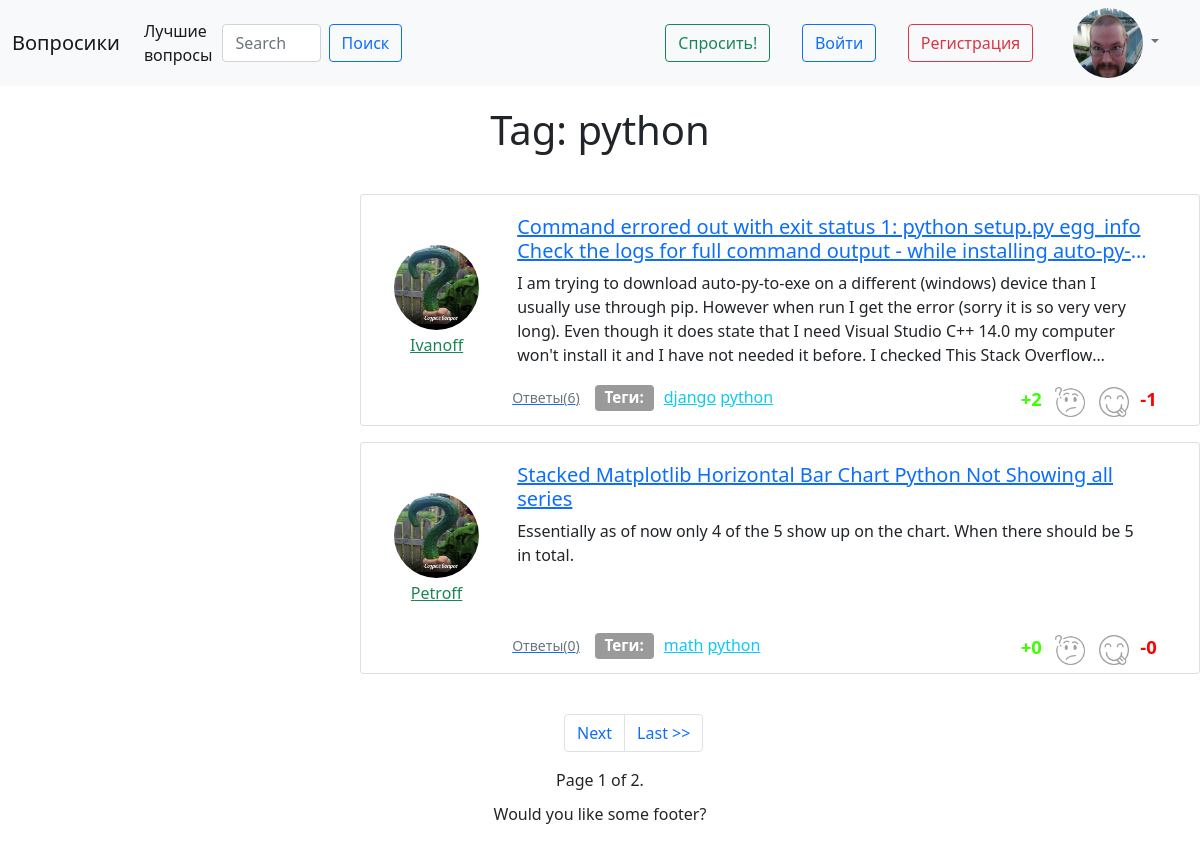
Page /tag/python on the committed database.
### app/models.py (models this page shows, shortened)
class Tag(models.Model):
    title = models.CharField(max_length=32, primary_key=True)
    objects = TagManager()
    def get_absolute_url(self):
        return reverse('tag', kwargs={'title': self.title})

class Question(models.Model):
    title = models.CharField(max_length=256)
    text = models.CharField(max_length=DEFAULT_TEXT_LENGTH)
    date_publish = models.TimeField(auto_now_add=True)
    tags = models.ManyToManyField(Tag, related_name='questions', related_query_name='question')
    author = models.ForeignKey(Profile, on_delete=models.CASCADE, related_name='questions', related_query_name='question')
    objects = QuestionManager()
    def get_absolute_url(self):
        return reverse('question', kwargs={'id': self.pk})
    def get_count_likes(self):
        return self.likes.filter(like_or_dislike=LikeQuestion.LIKE).count()
    def get_count_dislikes(self):
        return self.likes.filter(like_or_dislike=LikeQuestion.DISLIKE).count()

class Profile(models.Model):
    user = models.OneToOneField(User, on_delete=models.CASCADE)
    avatar = models.ImageField(upload_to='uploads/')
    objects = UserManager()

### app/views.py (the view)
# urls.py: path('tag/<str:title>', tag, name='tag')
def tag(request, title):
    tag_ = Tag.objects.filter(title=title).first()
    paginator = Paginator(tag_.questions.all(), 2)
    page_number = request.GET.get('page')
    questions = paginator.get_page(page_number)
    return render(request, 'tag.html', {'tag': tag_, 'page_obj': questions})

### templates/tag.html
{% extends "questions_page.html" %}
{% block title %}
    Tag: {{ tag.title }}
{% endblock %}

### templates/incl/question_card.html
{% load static %}
<div class="card mb-3" style="max-width: 540px;">
    <div class="row g-0">
        <div class="col-md-4" href="#">
            <a href="#">
                <img src="{% static "img/question_default_img.jpg" %}" class="img-fluid rounded-start avatar_on_question_card" alt="...">
            </a>
            <a class="link-success login_value" href="#">{{ question.author.user.username }}</a>
        </div>
        <div class="col-md-8">
            <div class="card-body question_texts">
                <h5 class="card-title"><a href="{{ question.get_absolute_url }}" class="question_title">{{ question.title }}</a></h5>
                <p class="card-text question_text">{{ question.text }}</p>
            </div>
            <a class="card-text answers" href="#"><small class="text-muted">Ответы({{ question.answers.count }})</small></a>
            <div class="badge bg-primary text-wrap tags_pre_text" style="width: 6rem;">
                Теги:
            </div>
            <div class="tags_block">
                {% for tag in question.tags.all %}
                    <a href="{{ tag.get_absolute_url }}" class="link-info">{{ tag.title }}</a>
                {% endfor %}
            </div>
            <div class="likes">
                <p class="count_likes">+{{ question.get_count_likes }}</p>
                <button class="like_btn" id="like_btn"><img src="{% static "img/like_smile.png" %}" alt=""></button>
                <button class="like_btn"><img src="{% static "img/dislike_smile.png" %}" alt=""></button>
                <p class="count_dislikes">-{{ question.get_count_dislikes }}</p>
            </div>
        </div>
    </div>
</div>

### static/css/base_style.css (style rules this page uses)
html { height: 100%; }
body { height: 100%; }

### static/css/question_card_style.css (style rules this page uses)
.avatar_on_question_card { border-radius: 50% !important; margin-bottom: 3px; width: 70%; margin-top: 40px; }
.card { max-width: 840px !important; }
.col-md-4 { display: block; width: 15%; text-align: center; }
.col-md-8 { width: 83%; }
.row { height: 230px; padding-top: 10px; padding-left: 15px; padding-right: 15px; }
.answers { margin-left: 15px; margin-top: 40px; float: left; }
.login_value { text-align: center; }
.question_texts { padding-top: 10px; margin-bottom: 2px; padding-left: 20px; height: 138px; }
.tags_pre_text { float: left; margin-left: 15px; width: auto !important; background-color: #9a9a9a !important; font-size: 0.95em; margin-top: 40px; }
.tags_block { float: left; margin-left: 10px; width: 350px; margin-top: 40px; }
.question_text { display: -webkit-box; -webkit-line-clamp: 4; -webkit-box-orient: vertical; overflow: hidden; }
.question_title { display: -webkit-box; -webkit-line-clamp: 2; -webkit-box-orient: vertical; overflow: hidden; }
.likes { float: left; margin-left: 7px; margin-top: 40px; }
.likes > p { display: inline; font-size: 1.15rem; font-weight: bold; }
.count_likes { color: #3cff00; margin-right: 3px; }
.count_dislikes { color: #ff0000; margin-left: 13px; }
.like_btn { width: 30px; height: 30px; outline: none; border: 0; background: transparent; }
.like_btn > img { width: inherit; height: inherit; }
#like_btn { margin-right: 10px; }

### rows in the picture
Tag: title "python"
Question: author.user.username "Ivanoff", title "Command errored out with exit status 1: python setup.py egg_info Check the logs for full command output - while…", text "I am trying to download auto-py-to-exe on a different (windows) device than I usually use through pip. However when run I get the error (sorry it is so very very long). Even though it does state that I need Visual Studio C++ 14.0 my computer won't install it and I have not needed it before. I checked This Stack…", answers.count "6", get_count_likes "2", get_count_dislikes "1"
Tag: title "django"
Question: author.user.username "Petroff", title "Stacked Matplotlib Horizontal Bar Chart Python Not Showing all series", text "Essentially as of now only 4 of the 5 show up on the chart. When there should be 5 in total.", answers.count "0", get_count_likes "0", get_count_dislikes "0"
Tag: title "math"

### other values in the picture
{{ page_obj.number }} "1"
{{ page_obj.paginator.num_pages }} "2"
